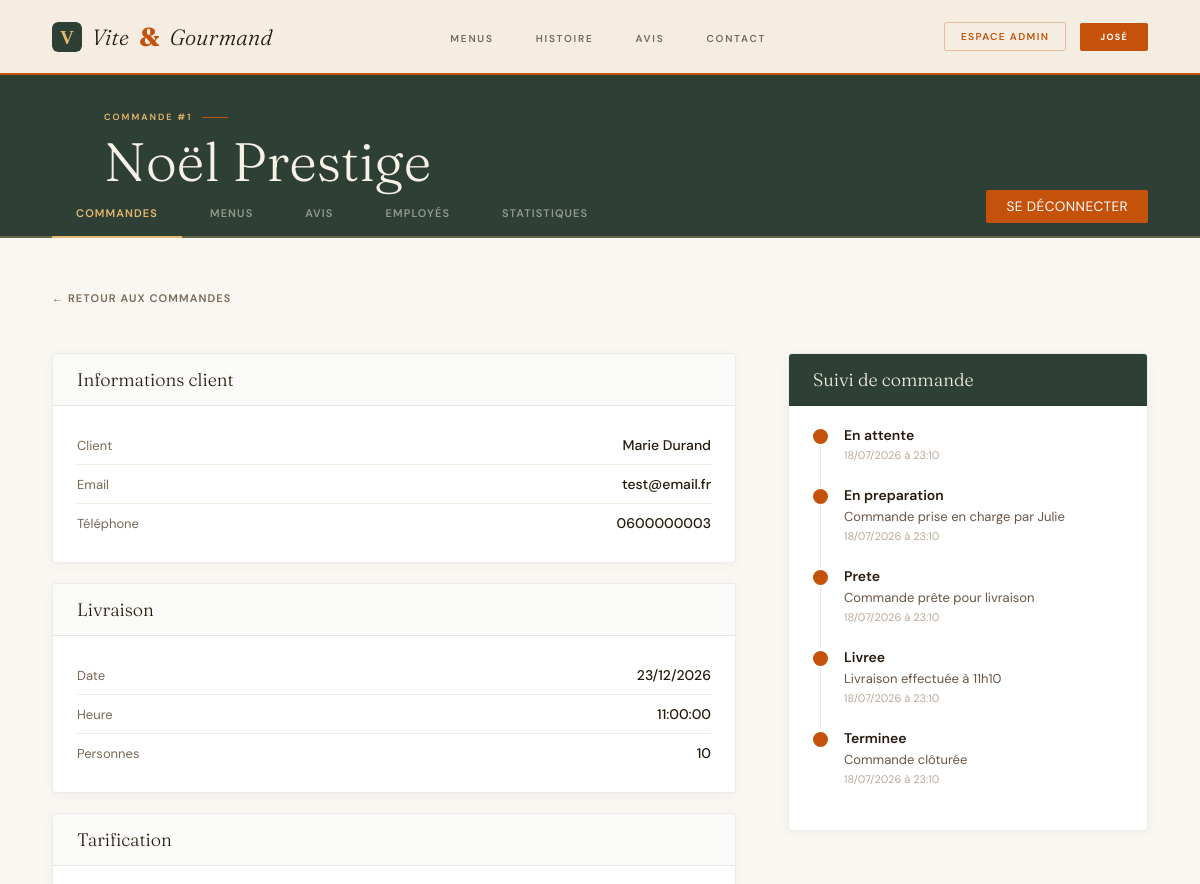
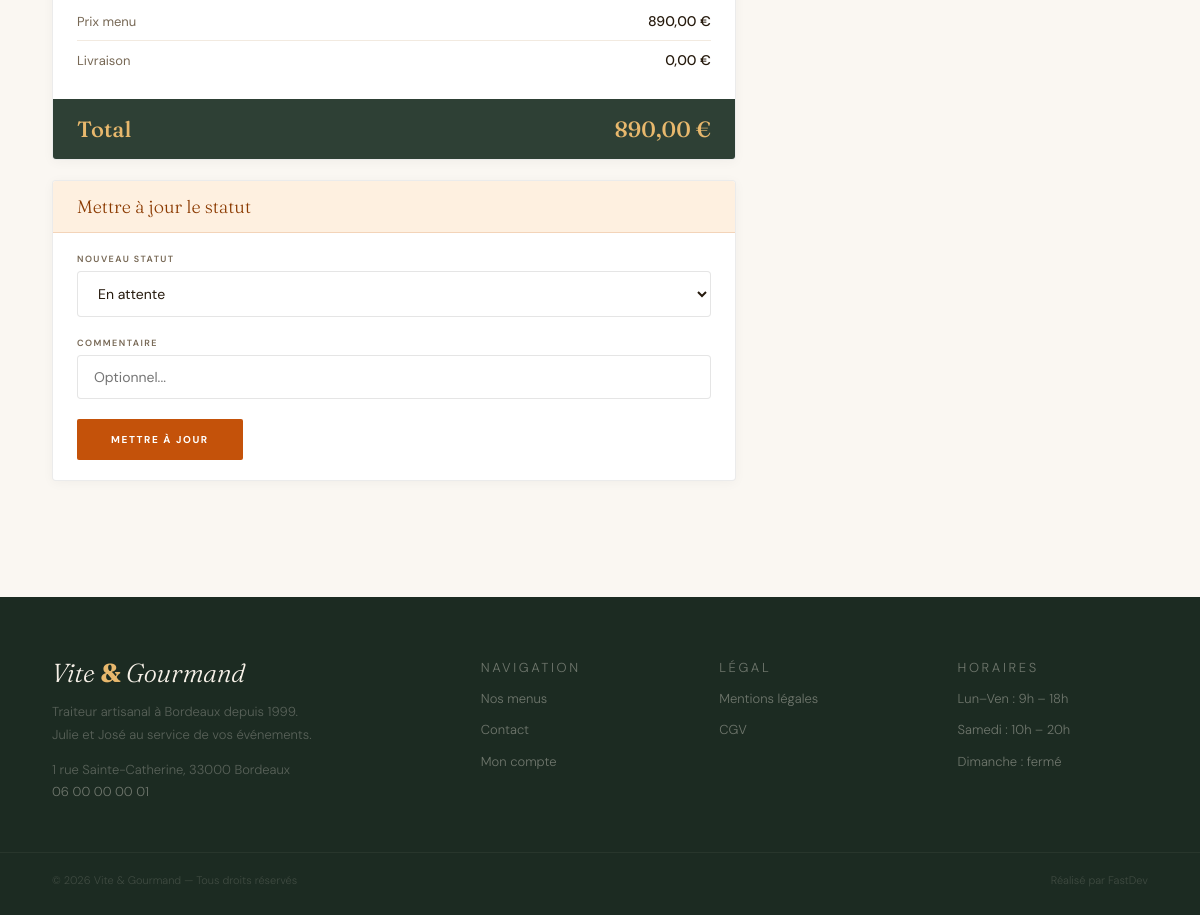
/admin/commande?id=1 (signed in), run on the app's committed database (2 pictures, top to bottom).
### tables this page shows
CREATE TABLE `commande` (
    `commande_id`     INT           NOT NULL AUTO_INCREMENT,
    `utilisateur_id`  INT           NOT NULL,
    `menu_id`         INT           NOT NULL,
    `nb_personnes`    INT           NOT NULL,
    `date_livraison`  DATE          NOT NULL,
    `heure_livraison` TIME          NOT NULL,
    `prix_menu`       DECIMAL(10,2) NOT NULL,
    `prix_livraison`  DECIMAL(10,2) NOT NULL,
    `prix_reduction`  DECIMAL(10,2) NOT NULL,
    `prix_total`      DECIMAL(10,2) NOT NULL,
    `pret_materiel`   BOOLEAN       NOT NULL DEFAULT 0,
    `restitution_materiel` BOOLEAN  NOT NULL DEFAULT 0,
    `motif_annulation`TEXT          NULL,
    `created_at`      DATETIME      NOT NULL DEFAULT CURRENT_TIMESTAMP,
    PRIMARY KEY (`commande_id`),
    CONSTRAINT `fk_commande_utilisateur` FOREIGN KEY (`utilisateur_id`) REFERENCES `utilisateur`(`utilisateur_id`),
    CONSTRAINT `fk_commande_menu` FOREIGN KEY (`menu_id`) REFERENCES `menu`(`menu_id`)
);

CREATE TABLE `menu` (
    `menu_id`         INT          NOT NULL AUTO_INCREMENT,
    `regime_id`       INT          NOT NULL,
    `theme_id`        INT          NOT NULL,
    `titre`           VARCHAR(150) NOT NULL,
    `description`     TEXT         NOT NULL,
    `nb_personnes_min`INT          NOT NULL,
    `prix_base`       DECIMAL(10,2)NOT NULL,
    `stock`           INT          NOT NULL,
    `image`           VARCHAR(255) NOT NULL,
    `actif`           BOOLEAN      NOT NULL DEFAULT 1,
    `created_at`      DATETIME     NOT NULL DEFAULT CURRENT_TIMESTAMP,
    PRIMARY KEY (`menu_id`),
    CONSTRAINT `fk_menu_regime` FOREIGN KEY (`regime_id`) REFERENCES `regime`(`regime_id`),
    CONSTRAINT `fk_menu_theme`  FOREIGN KEY (`theme_id`) REFERENCES `theme`(`theme_id`)
);

CREATE TABLE `utilisateur` (
  `utilisateur_id`    INT          NOT NULL AUTO_INCREMENT,
  `role_id`           INT          NOT NULL,
  `email`             VARCHAR(180) NOT NULL UNIQUE,
  `password`          VARCHAR(255) NOT NULL,
  `nom`               VARCHAR(80)  NOT NULL,
  `prenom`            VARCHAR(80)  NOT NULL,
  `telephone`         VARCHAR(20)  NOT NULL,
  `adresse`           VARCHAR(200) NOT NULL,
  `ville`             VARCHAR(100) NOT NULL,
  `code_postal`       VARCHAR(10)  NOT NULL,
  `pays`              VARCHAR(50)  NOT NULL,
  `actif`             BOOLEAN      NOT NULL DEFAULT 1,
  `created_at`        DATETIME     NOT NULL DEFAULT CURRENT_TIMESTAMP,
  PRIMARY KEY (`utilisateur_id`),
  CONSTRAINT `fk_util_role` FOREIGN KEY (`role_id`) REFERENCES `role`(`role_id`)
);

CREATE TABLE `suivi_commande` (
    `suivi_id`        INT          NOT NULL AUTO_INCREMENT, 
    `commande_id`     INT          NOT NULL,
    `commentaire`     TEXT         NULL,
    `statut`        ENUM('en_attente', 'en_preparation', 'prete', 'livree', 'annulee', 'retour_materiel', 'terminee') NOT NULL DEFAULT 'en_attente',
    `created_at`      DATETIME     NOT NULL DEFAULT CURRENT_TIMESTAMP,
    PRIMARY KEY (`suivi_id`),
    CONSTRAINT `fk_suivi_commande` FOREIGN KEY (`commande_id`) REFERENCES `commande`(`commande_id`)
);

### app/Views/admin/commande.php (the view, shortened to what the rows shown need)
<main>
<section class="employe-s">
    <div class="user-header reveal">
        <div class="wrap">
            <p class="kicker">Commande #<?= $commande['commande_id'] ?></p>
            <h1 class="sec-h2"><?= htmlspecialchars($commande['menu_titre']) ?></h1>
        </div>
    </div>
    <div class="user-nav">
        <a href="/admin" class="user-nav-link active">Commandes</a>
        <a href="/admin/menus" class="user-nav-link">Menus</a>
        <a href="/admin/avis" class="user-nav-link">Avis</a>
        <a href="/admin/employes" class="user-nav-link">Employés</a>
        <a href="/admin/stats" class="user-nav-link">Statistiques</a>
        <form method="POST" action="/deconnexion" style="display:inline;"><?= $_csrf_field ?><button type="submit" class="user-nav-link user-nav-logout">Se déconnecter</button></form>
    </div>
    <div class="wrap">
        <a href="/admin" class="menu-detail-back">← Retour aux commandes</a>
        <div class="commande-detail-grid">
            <div class="commande-detail-infos reveal">
                <div class="detail-card">
                    <div class="detail-card-header">
                        <h2 class="detail-card-title">Informations client</h2>
                    </div>
                    <div class="detail-card-body">
                        <div class="detail-row">
                            <span class="detail-label">Client</span>
                            <span class="detail-value"><?= htmlspecialchars($commande['prenom']) ?> <?= htmlspecialchars($commande['nom']) ?></span>
                        </div>
                        <div class="detail-row">
                            <span class="detail-label">Email</span>
                            <span class="detail-value"><?= htmlspecialchars($commande['email']) ?></span>
                        </div>
                        <div class="detail-row">
                            <span class="detail-label">Téléphone</span>
                            <span class="detail-value"><?= htmlspecialchars($commande['telephone']) ?></span>
                        </div>
                    </div>
                </div>
                <div class="detail-card">
                    <div class="detail-card-header">
                        <h2 class="detail-card-title">Livraison</h2>
                    </div>
                    <div class="detail-card-body">
                        <div class="detail-row">
                            <span class="detail-label">Date</span>
                            <span class="detail-value"><?= date('d/m/Y', strtotime($commande['date_livraison'])) ?></span>
                        </div>
                        <div class="detail-row">
                            <span class="detail-label">Heure</span>
                            <span class="detail-value"><?= htmlspecialchars($commande['heure_livraison']) ?></span>
                        </div>
                        <div class="detail-row">
                            <span class="detail-label">Personnes</span>
                            <span class="detail-value"><?= $commande['nb_personnes'] ?></span>
                        </div>
                    </div>
                </div>
                <div class="detail-card detail-card-prix">
                    <div class="detail-card-header">
                        <h2 class="detail-card-title">Tarification</h2>
                    </div>
                    <div class="detail-card-body">
                        <div class="detail-row">
                            <span class="detail-label">Prix menu</span>
                            <span class="detail-value"><?= number_format($commande['prix_menu'], 2, ',', ' ') ?> €</span>
                        </div>
                        <div class="detail-row">
                            <span class="detail-label">Livraison</span>
                            <span class="detail-value"><?= number_format($commande['prix_livraison'], 2, ',', ' ') ?> €</span>
                        </div>
                    </div>
                    <div class="detail-card-total">
                        <span>Total</span>
                        <span><?= number_format($commande['prix_total'], 2, ',', ' ') ?> €</span>
                    </div>
                </div>
                <div class="detail-card">
                    <div class="detail-card-header detail-card-header-action">
                        <h2 class="detail-card-title">Mettre à jour le statut</h2>
                    </div>
                    <div class="detail-card-body">
                        <form method="POST" action="/admin/statut">
                            <div class="form-group">
                                <label>Nouveau statut</label>
                                <select name="statut">
                                    <option value="en_attente">En attente</option>
                                </select>
                            </div>
                            <div class="form-group">
                                <label>Commentaire</label>
                                <input type="text" name="commentaire" placeholder="Optionnel...">
                            </div>
                            <button type="submit" class="hbtn"><span>Mettre à jour</span></button>
                        </form>
                    </div>
                </div>
            </div>
            <div class="commande-detail-suivi reveal">
                <div class="detail-card">
                    <div class="detail-card-header detail-card-header-dark">
                        <h2 class="detail-card-title">Suivi de commande</h2>
                    </div>
                    <div class="detail-card-body">
                        <div class="suivi-liste">
                            <?php foreach ($suivi as $etape): ?>
                            <div class="suivi-etape">
                                <div class="suivi-dot"></div>
                                <div class="suivi-content">
                                    <p class="suivi-statut"><?= htmlspecialchars(ucfirst(str_replace('_', ' ', $etape['statut']))) ?></p>
                                    <?php if ($etape['commentaire']): ?>
                                        <p class="suivi-commentaire"><?= htmlspecialchars($etape['commentaire']) ?></p>
                                    <?php endif; ?>
                                    <p class="suivi-date"><?= date('d/m/Y à H:i', strtotime($etape['created_at'])) ?></p>
                                </div>
                            </div>
                            <?php endforeach; ?>
                        </div>
                    </div>
                </div>
            </div>
        </div>
    </div>
</section>
</main>

### core/Router.php (shortened to what the rows shown need)
<?php
class Router
{
    private array $routes = [];
    public function add(string $method, string $path, string $controller, string $action): void
    {
        $this->routes[] = [
            'method' => strtoupper($method),
            'path' => $path,
            'controller' => $controller,
            'action' => $action,
        ];
    }
    public function dispatch(): void
    {
        $method = $_SERVER['REQUEST_METHOD'];
        $uri = parse_url($_SERVER['REQUEST_URI'], PHP_URL_PATH);
        $uri = $uri ?: '/';
        foreach ($this->routes as $route) {
            if ($route['method'] !== $method) continue;
            $pattern = preg_replace('#:([a-zA-Z]+)#', '([^/]+)', $route['path']);
            $pattern = '#^' . $pattern . '$#';
            if (preg_match($pattern, $uri, $matches)) {
                $action          = $route['action'];
                $controller      = new $controllerClass();
                $controller->$action();
                return;
            }
        }
        require VIEWS_PATH . '/layouts/header.php';
        require VIEWS_PATH . '/layouts/footer.php';
    }
}

### app/Views/layouts/header.php (shortened to what the rows shown need)
<!DOCTYPE html>
<html lang="fr">
<head>
    <link rel="stylesheet" href="/assets/css/style.css">
</head>
<body>
<nav class="nav" id="nav" role="navigation" aria-label="Navigation principale">
    <a href="/" class="nav-logo">
        <img src="/assets/images/favicon.svg" alt="" class="nav-logo-img">
        Vite <em>&</em> Gourmand
    </a>
    <ul class="nav-links" id="nav-links" role="list">
        <li><a href="/menus">Menus</a></li>
        <li><a href="/#histoire">Histoire</a></li>
        <li><a href="/#avis">Avis</a></li>
        <li><a href="/contact">Contact</a></li>
    </ul>
    <div class="nav-actions">
        <?php if (isset($_SESSION['user'])): ?>
            <?php if ($_SESSION['user']['role'] === 'administrateur'): ?>
                <a href="/admin" class="nav-link-admin">Espace admin</a>
            <?php elseif ($_SESSION['user']['role'] === 'employe'): ?>
                <a href="/employe" class="nav-link-admin">Espace employé</a>
            <?php endif; ?>
            <a href="/mon-compte" class="nav-btn"><span><?= htmlspecialchars($_SESSION['user']['prenom']) ?></span></a>
        <?php else: ?>
            <a href="/connexion" class="nav-btn"><span>Connexion</span></a>
        <?php endif; ?>
    </div>
</nav>

### app/Views/layouts/footer.php (shortened to what the rows shown need)
<footer>
    <div class="footer-grid">
        <div>
            <p class="f-logo">Vite <em>&</em> Gourmand</p>
            <p class="f-tagline">Traiteur artisanal à Bordeaux depuis 1999.<br>Julie et José au service de vos événements.</p>
            <p class="f-tagline" style="margin-top:12px;"> 1 rue Sainte-Catherine, 33000 Bordeaux
                <br>
                <a href="tel:+33600000001" style="color:rgba(247,241,232,.38);">06 00 00 00 01</a>
        </p>
        </div>
        <div class="f-col">
            <p class="f-col-t">Navigation</p>
            <a href="/menus">Nos menus</a>
            <a href="/contact">Contact</a>
            <?php if (isset($_SESSION['user'])): ?>
                <a href="/mon-compte">Mon compte</a>
            <?php else: ?>
                <a href="/connexion">Connexion</a>
            <?php endif; ?>
        </div>
        <div class="f-col">
            <p class="f-col-t">Légal</p>
            <a href="/mentions-legales">Mentions légales</a>
            <a href="/cgv">CGV</a>
        </div>
        <div class="f-col">
            <p class="f-col-t">Horaires</p>
            <p>Lun–Ven : 9h – 18h</p>
            <p>Samedi : 10h – 20h</p>
            <p>Dimanche : fermé</p>
        </div>
    </div>
    <div class="footer-bottom">
        <p>© <?= date('Y') ?> Vite & Gourmand — Tous droits réservés</p>
        <p>Réalisé par FastDev</p>
    </div>
</footer>
</body>
</html>

### data on the page
commande: commande_id "1", menu.titre "Noël Prestige", utilisateur.prenom "Marie", utilisateur.nom "Durand", utilisateur.email "test@email.fr", utilisateur.telephone "0600000003", date_livraison "23/12/2026", heure_livraison "11:00:00", nb_personnes "10", prix_menu "890,00", prix_livraison "0,00", prix_total "890,00"
suivi_commande: statut "En attente", created_at "18/07/2026 à 23:10"
suivi_commande: statut "En preparation", commentaire "Commande prise en charge par Julie", created_at "18/07/2026 à 23:10"
suivi_commande: statut "Prete", commentaire "Commande prête pour livraison", created_at "18/07/2026 à 23:10"
suivi_commande: statut "Livree", commentaire "Livraison effectuée à 11h10", created_at "18/07/2026 à 23:10"
suivi_commande: statut "Terminee", commentaire "Commande clôturée", created_at "18/07/2026 à 23:10"
